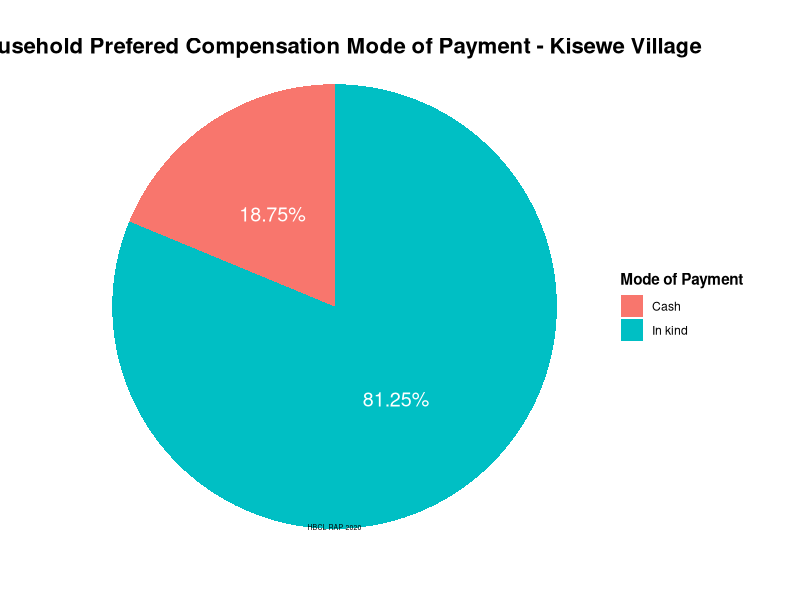
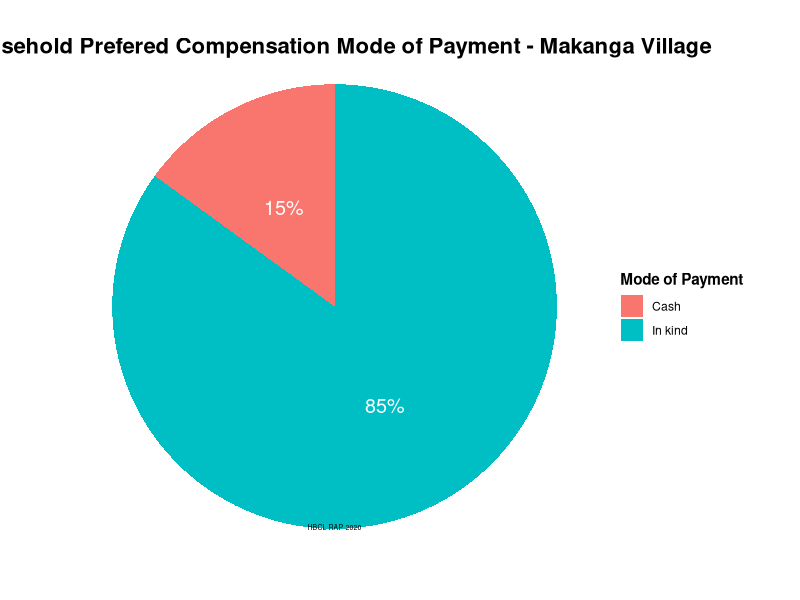
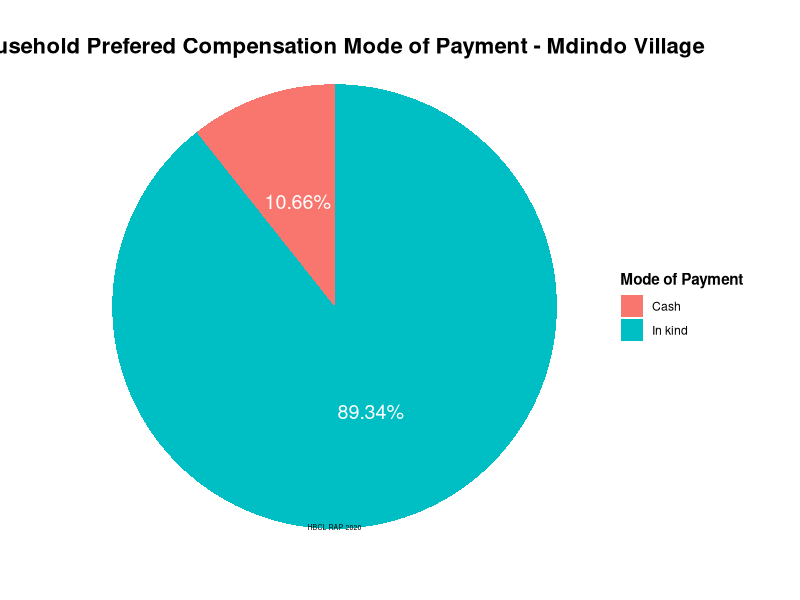
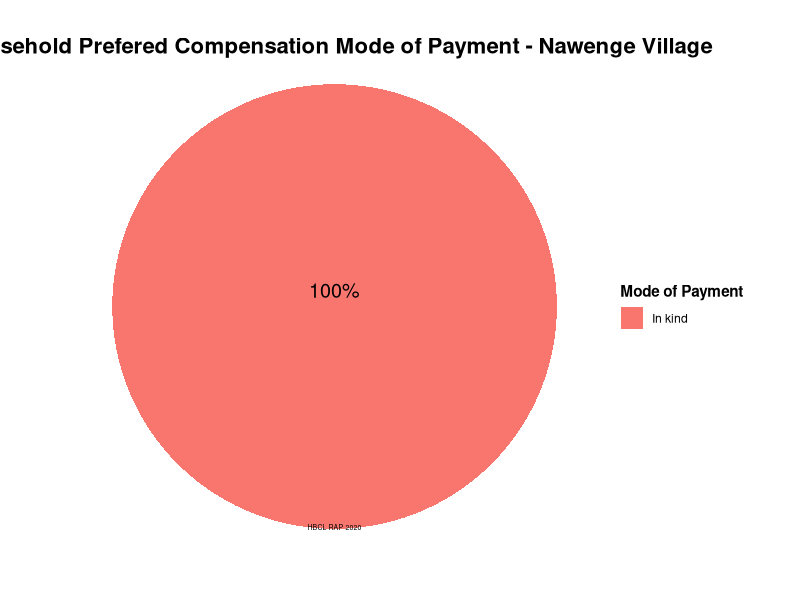

Reproduce these figures in R, in order.
 # Household Survey data analysis - COMPENSATION  PAYMENT MODE 
      # Harmonic Biosphere Company Limited 
      # June, 2020
      
      # Set working directory --------------------------------------------------------
      setwd("~")
      dir.create("RAP", showWarnings = FALSE)
      setwd("~/RAP")
      
      # Load/install required packageslibralies ---------------------------------------
      library(tidyverse)
      library(scales)
      library(ggrepel)
      
      
      options(scipen = 999)
      
      
      df<-read.csv("Household_Survey.csv",check.names = TRUE,stringsAsFactors = FALSE)
      
      
      # Renaming varibales
      df<-df %>% 
        rename(Respondent_Name = Respondent_.Name,
               HoH_N = HoH_.N, HM1_N = HM1_.N, HM7_G = HM6_G.1, HM8_G = HM_G)
      
      # MODE OD COMPENSATION PAYMENT -------------------------------
      df_payment <- df %>% 
        select(Village, Mode.of.Compersation) %>%
        mutate(Mode.of.Compersation = ifelse(Mode.of.Compersation == "", NA, Mode.of.Compersation)) %>% 
        group_by(Village, Mode.of.Compersation) %>% 
        summarise(Payment_Mode = n()) %>% 
        filter(!is.na(Mode.of.Compersation)) %>% 
        mutate(Payment_Mode_Per = round(Payment_Mode/sum(Payment_Mode)*100, digits = 2)) %>% 
        view()
      
      
      # Kisewe Village Compesation payment mode Pie Chart Plot
      df_Kisewe <- df_payment %>% 
        filter(Village == "Kisewe")
      ggplot(data = df_Kisewe, aes(x = "", y = Payment_Mode_Per, fill = Mode.of.Compersation))+
        geom_bar(stat = "identity")+
        coord_polar("y", start = 0)+
        geom_text(aes(label = str_c(Payment_Mode_Per, "%")), position = position_stack(vjust = 0.5), size = 5, colour = "white")+
        labs(title = "Household Prefered Compensation Mode of Payment - Kisewe Village", caption = "HBCL RAP 2020", fill = "Mode of Payment")+
        theme_void()+
        theme(plot.title = element_text(hjust = 0.5, size = 16, face = "bold", vjust = -5))+
        theme(legend.title = element_text(face = "bold"))+
        theme(plot.caption = element_text(size = 5, vjust = 35, hjust = 0.5))
      
      # Makanga Village Compesation payment mode Pie Chart Plot
      df_Makanga <- df_payment %>% 
        filter(Village == "Makanga")
      ggplot(data = df_Makanga, aes(x = "", y = Payment_Mode_Per, fill = Mode.of.Compersation))+
        geom_bar(stat = "identity")+
        coord_polar("y", start = 0)+
        geom_text(aes(label = str_c(Payment_Mode_Per, "%")), position = position_stack(vjust = 0.5), size = 5, colour = "white")+
        labs(title = "Household Prefered Compensation Mode of Payment - Makanga Village", caption = "HBCL RAP 2020", fill = "Mode of Payment")+
        theme_void()+
        theme(plot.title = element_text(hjust = 0.5, size = 16, face = "bold", vjust = -5))+
        theme(legend.title = element_text(face = "bold"))+
        theme(plot.caption = element_text(size = 5, vjust = 35, hjust = 0.5))
      
      # Mdindo Village Compesation payment mode Pie Chart Plot
      df_Mdindo <- df_payment %>% 
        filter(Village == "Mdindo")
      ggplot(data = df_Mdindo, aes(x = "", y = Payment_Mode_Per, fill = Mode.of.Compersation))+
        geom_bar(stat = "identity")+
        coord_polar("y", start = 0)+
        geom_text(aes(label = str_c(Payment_Mode_Per, "%")), position = position_stack(vjust = 0.5), size = 5, colour = "white")+
        labs(title = "Household Prefered Compensation Mode of Payment - Mdindo Village", caption = "HBCL RAP 2020", fill = "Mode of Payment")+
        theme_void()+
        theme(plot.title = element_text(hjust = 0.5, size = 16, face = "bold", vjust = -5))+
        theme(legend.title = element_text(face = "bold"))+
        theme(plot.caption = element_text(size = 5, vjust = 35, hjust = 0.5))
      
      
      # Nawenge Village Compesation payment mode Pie Chart Plot 
      df_Nawenge <- df_payment %>% 
        filter(Village == "Nawenge")
      ggplot(data = df_Nawenge, aes(x = "", y = Payment_Mode_Per, fill = Mode.of.Compersation))+
        geom_bar(stat = "identity")+
        coord_polar("y", start = 0)+
        geom_text(aes(label = str_c(Payment_Mode_Per, "%")), position = position_stack(vjust = 0.5),vjust = -8, size = 5, colour = "black")+
        labs(title = "Household Prefered Compensation Mode of Payment - Nawenge Village", caption = "HBCL RAP 2020", fill = "Mode of Payment")+
        theme_void()+
        theme(plot.title = element_text(hjust = 0.5, size = 16, face = "bold", vjust = -5))+
        theme(legend.title = element_text(face = "bold"))+
        theme(plot.caption = element_text(size = 5, vjust = 35, hjust = 0.5))
